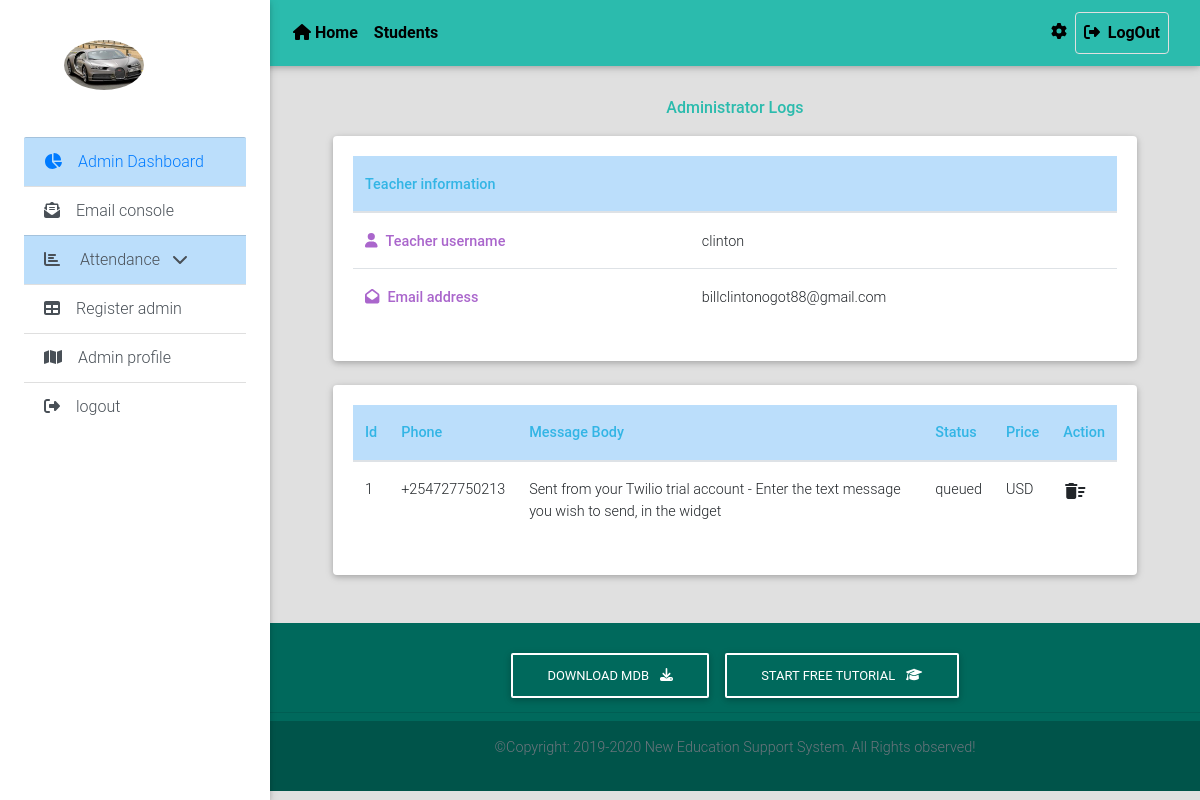
The app's page /home/dashboard/ (signed in) with its own data.
### user/models.py (models this page shows, shortened)
class Profile(models.Model):
    user = models.OneToOneField(User, on_delete = models.CASCADE)
    image = models.ImageField(default='default.png', upload_to='profile_pics')

### messaging/models.py (models this page shows, shortened)
class TwilioMesaage(models.Model):
    Sent_to = models.CharField(max_length=14)
    Message_body = models.TextField(max_length=200)
    Message_status = models.CharField(max_length=50)
    Price_unit = models.CharField(max_length=50)
    Message_sid = models.CharField(max_length=100)

### school/views.py (the view)
# urls.py: path('home/dashboard/', school_views.dashboard, name='dashboard'),
@login_required
def dashboard(request):
    context = {
        "message_sent": TwilioMesaage.objects.all()
    }
    return render(request, 'school/dashboard.html', context)

### school/templates/school/dashboard.html
{% extends 'school/new_base.html' %}
{% block content %}
{% load static %}
      <body class="grey lighten-2">
  <main class="pt-5 mx-lg-5">
    <div class="container-fluid mt-5">
      <div class="row wow fadeIn">
        <div class="col-md-12 mb-4">
           <div class="text-center">
              <p  class="text-default"><strong>Administrator Logs</strong></p>
              </div>
          <div class="card">
            <div class="card-body">
              <table class="table table-hover">
                <thead class="blue lighten-4">
                  <tr>
                    <th class="text-info"><strong>Teacher information</strong></th>
                      <th></th>
                  </tr>
                </thead>
                <tbody>
                   <tr>
                            <td><a class="text-secondary" href=""><i class="fas fa-user mr-2"></i><strong>Teacher username</strong></a></td>
                            <td>{{ user.username }}</td>
                            </tr>
                            <tr>
                            <td><a class="text-secondary" href=""><i class="fas fa-envelope-open mr-2"></i><strong>Email address</strong></a></td>
                            <td>{{ user.email }}</td>
                            </tr>
                </tbody>
              </table>
            </div>
          </div>
        </div>
        <div class="col-md-12 mb-4">
          <div class="card">
            <div class="card-body">
              <table class="table table-hover">
                <thead class="blue lighten-4">
                  <tr>
                      <th class="text-info"><strong>Id</strong></th>
                      <th class="text-info"><strong>Phone</strong></th>
                      <th class="text-info"><strong>Message Body</strong></th>
                      <th class="text-info"><strong>Status</strong></th>
                      <th class="text-info"><strong>Price</strong></th>
                      <th class="text-info"><strong>Action</strong></th>
                  </tr>
                </thead>
                <tbody>
                  {% for view_messages in message_sent %}
                     {% if view_messages %}
                      <tr>
                        <td>{{ view_messages.id}}</td>
                        <td>{{ view_messages.Sent_to}}</td>
                        <td>{{ view_messages.Message_body}}</td>
                        <td>{{ view_messages.Message_status }}</td>
                        <td>{{ view_messages.Price_unit }}</td>
                        <td><a href="{% url 'delete-message' view_messages.id %}" data-toggle="tooltip" title="delete message">
                         <i class="large material-icons">delete_sweep</i>
                        </a></td>
                      </tr>
                      {% else %}
                      <div class="alert alert-info">There is no messages to display!</div>
                      {% endif %}
                    {% endfor %}
                </tbody>
              </table>
            </div>
          </div>
        </div>
    </div>
  </main>
{% endblock %}

### school/templates/school/new_base.html (shortened to what this page needs)
{% load static %}
<!DOCTYPE html>
<html>
<head>
  <link rel="stylesheet" href= "{% static 'css/bootstrap.min.css' %}"/>
  <link rel="stylesheet" type="text/css" href="{% static 'css/datatables.css' %}">
  <link rel="stylesheet" href= "{% static 'css/animate.css' %}"/>
  <link rel="stylesheet" type="text/css" href="{% static 'css/mdb.min.css' %}">
  <link rel="stylesheet" type="text/css" href="{% static 'css/style.min.css' %}">
  <link rel="stylesheet" type="text/css" href="{% static 'css/main.css' %}">
</head>
<body>
<header>
    <nav class="navbar fixed-top navbar-expand-lg navbar-light default-color scrolling-navbar">
      <div class="container-fluid">
        <div class="collapse navbar-collapse" id="navbarSupportedContent">
          <ul class="navbar-nav mr-auto">
            <li class="nav-item">
              <a class="nav-link waves-effect" href="{% url 'home' %}" data-toggle="tooltip" title="main menu"><i class="fas fa-home"></i> Home
              </a>
            </li>
            <li class="nav-item">
              <a class="nav-link waves-effect" href=""
                target="_blank">
                Students
                </a>
            </li>
          </ul>
          <ul class="navbar-nav nav-flex-icons">
            <li class="nav-item">
              <a href="{% url 'change-password' %}" class="nav-link waves-effect" type="button" data-toggle="tooltip" title="change your password">
               <i class="fas fa-cog"></i>
              </a>
            </li>
            <li class="nav-item">
              <a href="{% url 'logout' %}" class="nav-link border border-light rounded waves-effect"
                >
                <i class="fas fa-sign-out-alt mr-2"></i>LogOut
              </a>
            </li>
          </ul>
        </div>
      </div>
    </nav>
    <div class="sidebar-fixed position-fixed">
      <a class="logo-wrapper waves-effect">
        <img src="{{ user.profile.image.url }}" class="rounded-circle view view-cascade overlay zoom hoverable" type="button" data-toggle="tooltip" title="admin profile image" style='width: 80px; height: 80px;'>
      </a>
      <div class="list-group list-group-flush">
        <a href="{% url 'dashboard' %}" class="list-group-item blue lighten-4">
          <i class="fas fa-chart-pie mr-3"></i>Admin Dashboard
        </a>
        <a href="{% url 'send-email' %}" class="list-group-item list-group-item-action waves-effect">
          <i class="fas fa-envelope-open-text mr-3"></i>Email console</a>
              <a class="list-group-item list-group-item-action waves-effect blue lighten-4" data-toggle="collapse" href="#ui-basic" aria-expanded="false" aria-controls="ui-basic"><i class="fas fa-chart-bar mr-3"></i>
                <span class="menu-title">Attendance</span>
                <i class="fas fa-chevron-down ml-2"></i>
              </a>
          <a href="{% url 'register' %}" class="list-group-item list-group-item-action waves-effect">
          <i class="fas fa-table mr-3"></i>Register admin</a>
          <a href="{% url 'profile' %}" class="list-group-item list-group-item-action waves-effect">
          <i class="fas fa-map mr-3"></i>Admin profile</a>
          <a href="{% url 'logout' %}" class="list-group-item list-group-item-action waves-effect">
          <i class="fas fa-sign-out-alt mr-3"></i>logout</a>
      </div>
    </div>
  </header>
 {% block content %}{% endblock content%}
  <footer class="page-footer text-center font-small default-color-dark darken-2 mt-4 wow fadeIn">
    <div class="pt-4">
      <a class="btn btn-outline-white" href=""
        role="button">Download
        MDB
        <i class="fas fa-download ml-2"></i>
      </a>
      <a class="btn btn-outline-white" href="" role="button">Start
        free tutorial
        <i class="fas fa-graduation-cap ml-2"></i>
      </a>
    </div>
    <hr class="my-2">
    <div class="footer-copyright py-3">
      <p class="text-center text-muted">&copy;Copyright: 2019-2020 New Education Support System. All Rights observed!</p>
    </div>
  </footer>
</body>
</html>

### school/static/css/main.css (style rules this page uses)
html { overflow-y: scroll; }
body { margin: 0; padding: 0; background: #fff; }
.navbar a { color: rgba(0, 0, 0, 0.7); font-weight: bold; }
ul { margin-bottom: 0; }

### records on screen
TwilioMesaage: id "1", Sent_to "+254727750213", Message_body "Sent from your Twilio trial account - Enter the text message you wish to send, in the widget", Message_status "queued", Price_unit "USD"

### other values on screen
{{ user.username }} "clinton"
{{ user.email }} "billclintonogot88@gmail.com"
